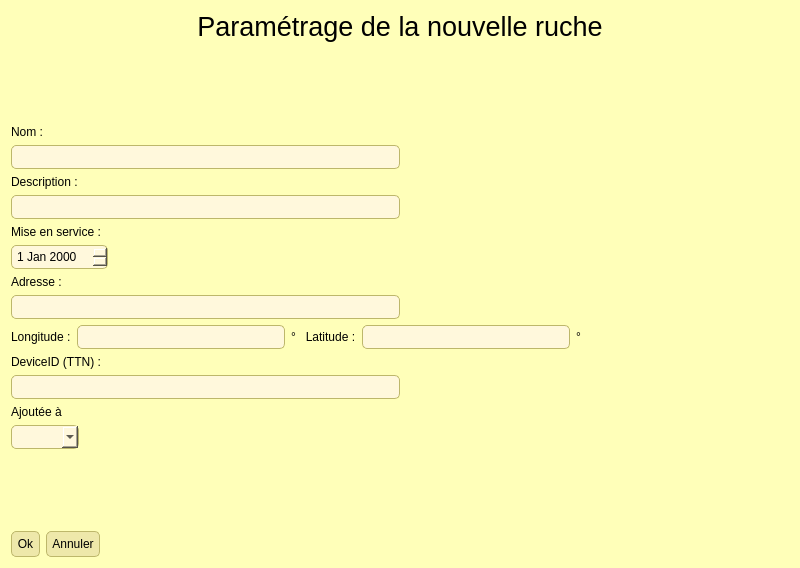
<?xml version="1.0" encoding="UTF-8"?>
<ui version="4.0">
 <class>NouvelleRucheIhm</class>
 <widget class="QDialog" name="NouvelleRucheIhm">
  <property name="geometry">
   <rect>
    <x>0</x>
    <y>0</y>
    <width>800</width>
    <height>568</height>
   </rect>
  </property>
  <property name="windowTitle">
   <string>Dialog</string>
  </property>
  <property name="styleSheet">
   <string notr="true">QWidget#NouvelleRucheIhm
{
	background-color: #FFFFB9;/*#C8A500;*/ /*#FFFFB9;*/ /*#FFC000;*/
	/* background-image: url(:/background.jpg)  cover; */
}
QPushButton {
    background-color: palegoldenrod;
    border-width: 1px;
    border-color: darkkhaki;
    border-style: solid;
    border-radius: 5;
    padding: 5px;
    min-width: 9ex;
    min-height: 2.5ex;
}

QPushButton:hover {
   background-color: khaki;
}

/* Increase the padding, so the text is shifted when the button is
   pressed. */
QPushButton:pressed {
    padding-left: 5px;
    padding-top: 5px;
    background-color: #d0d67c;
}

QDateEdit, QComboBox, QLineEdit {
    background-color: cornsilk;
    selection-color: #0a214c; 
    selection-background-color: #C19A6B;
    border-width: 1px;
    padding: 3px;
    border-style: solid;
    border-color: darkkhaki;
    border-radius: 5px;
}

QLineEdit:focus {
    border-width: 2px;
    padding: 0px;
}

QComboBox::item:hover {
    background-color: wheat;
}

</string>
  </property>
  <layout class="QVBoxLayout" name="verticalLayout">
   <item>
    <layout class="QVBoxLayout" name="verticalLayoutEnteteFenetre">
     <item>
      <widget class="QLabel" name="labelEnteteFenetre">
       <property name="text">
        <string>&lt;html&gt;&lt;head/&gt;&lt;body&gt;&lt;p&gt;&lt;span style=&quot; font-size:20pt;&quot;&gt;Paramétrage de la nouvelle ruche&lt;/span&gt;&lt;/p&gt;&lt;/body&gt;&lt;/html&gt;</string>
       </property>
       <property name="alignment">
        <set>Qt::AlignCenter</set>
       </property>
       <property name="textInteractionFlags">
        <set>Qt::NoTextInteraction</set>
       </property>
      </widget>
     </item>
    </layout>
   </item>
   <item>
    <spacer name="verticalSpacer_2">
     <property name="orientation">
      <enum>Qt::Vertical</enum>
     </property>
     <property name="sizeHint" stdset="0">
      <size>
       <width>20</width>
       <height>40</height>
      </size>
     </property>
    </spacer>
   </item>
   <item>
    <layout class="QVBoxLayout" name="verticalLayoutZoneDeTexteNom">
     <item>
      <widget class="QLabel" name="labelNom">
       <property name="text">
        <string>Nom :</string>
       </property>
      </widget>
     </item>
    </layout>
   </item>
   <item>
    <layout class="QHBoxLayout" name="horizontalLayout_5">
     <item>
      <widget class="QLineEdit" name="zoneDeTexteNom"/>
     </item>
     <item>
      <spacer name="horizontalSpacer">
       <property name="orientation">
        <enum>Qt::Horizontal</enum>
       </property>
       <property name="sizeHint" stdset="0">
        <size>
         <width>40</width>
         <height>20</height>
        </size>
       </property>
      </spacer>
     </item>
    </layout>
   </item>
   <item>
    <layout class="QVBoxLayout" name="verticalLayoutZoneDeTextePrenom">
     <item>
      <widget class="QLabel" name="labelDescription">
       <property name="text">
        <string>Description :</string>
       </property>
      </widget>
     </item>
    </layout>
   </item>
   <item>
    <layout class="QHBoxLayout" name="horizontalLayout_6">
     <item>
      <widget class="QLineEdit" name="zoneDeTexteDescription"/>
     </item>
     <item>
      <spacer name="horizontalSpacer_3">
       <property name="orientation">
        <enum>Qt::Horizontal</enum>
       </property>
       <property name="sizeHint" stdset="0">
        <size>
         <width>40</width>
         <height>20</height>
        </size>
       </property>
      </spacer>
     </item>
    </layout>
   </item>
   <item>
    <layout class="QVBoxLayout" name="verticalLayoutZoneDeTexteEmail">
     <item>
      <widget class="QLabel" name="labelDateMiseEnService">
       <property name="text">
        <string>Mise en service :</string>
       </property>
      </widget>
     </item>
    </layout>
   </item>
   <item>
    <layout class="QHBoxLayout" name="horizontalLayout_7">
     <item>
      <widget class="QDateEdit" name="dateEditMiseEnService"/>
     </item>
     <item>
      <spacer name="horizontalSpacer_5">
       <property name="orientation">
        <enum>Qt::Horizontal</enum>
       </property>
       <property name="sizeHint" stdset="0">
        <size>
         <width>40</width>
         <height>20</height>
        </size>
       </property>
      </spacer>
     </item>
    </layout>
   </item>
   <item>
    <layout class="QHBoxLayout" name="horizontalLayout_2">
     <property name="topMargin">
      <number>0</number>
     </property>
     <item>
      <widget class="QLabel" name="labelAdresse">
       <property name="text">
        <string>Adresse :</string>
       </property>
      </widget>
     </item>
    </layout>
   </item>
   <item>
    <layout class="QHBoxLayout" name="horizontalLayout_3">
     <property name="topMargin">
      <number>0</number>
     </property>
     <item>
      <widget class="QLineEdit" name="zoneDeTexteAdresse"/>
     </item>
     <item>
      <spacer name="horizontalSpacer_6">
       <property name="orientation">
        <enum>Qt::Horizontal</enum>
       </property>
       <property name="sizeHint" stdset="0">
        <size>
         <width>40</width>
         <height>20</height>
        </size>
       </property>
      </spacer>
     </item>
    </layout>
   </item>
   <item>
    <layout class="QVBoxLayout" name="verticalLayoutLabelLocalisation">
     <item>
      <layout class="QHBoxLayout" name="horizontalLayout">
       <property name="topMargin">
        <number>0</number>
       </property>
       <item>
        <widget class="QLabel" name="labelLongitude">
         <property name="text">
          <string>Longitude :</string>
         </property>
        </widget>
       </item>
       <item>
        <widget class="QLineEdit" name="zoneDeTexteLongitude"/>
       </item>
       <item>
        <widget class="QLabel" name="labelLatitude">
         <property name="text">
          <string>°   Latitude :</string>
         </property>
        </widget>
       </item>
       <item>
        <widget class="QLineEdit" name="zoneDeTexteLatitude"/>
       </item>
       <item>
        <widget class="QLabel" name="labelUniteDegre">
         <property name="text">
          <string>°</string>
         </property>
        </widget>
       </item>
       <item>
        <spacer name="horizontalSpacer_8">
         <property name="orientation">
          <enum>Qt::Horizontal</enum>
         </property>
         <property name="sizeHint" stdset="0">
          <size>
           <width>40</width>
           <height>20</height>
          </size>
         </property>
        </spacer>
       </item>
      </layout>
     </item>
    </layout>
   </item>
   <item>
    <layout class="QHBoxLayout" name="horizontalLayout_4">
     <property name="topMargin">
      <number>0</number>
     </property>
     <item>
      <widget class="QLabel" name="labelDeviceID">
       <property name="text">
        <string>DeviceID (TTN) :</string>
       </property>
      </widget>
     </item>
    </layout>
   </item>
   <item>
    <layout class="QHBoxLayout" name="horizontalLayoutBoutonConnection">
     <property name="topMargin">
      <number>0</number>
     </property>
     <item>
      <widget class="QLineEdit" name="zoneDeTexteDeviceID"/>
     </item>
     <item>
      <spacer name="horizontalSpacer_9">
       <property name="orientation">
        <enum>Qt::Horizontal</enum>
       </property>
       <property name="sizeHint" stdset="0">
        <size>
         <width>40</width>
         <height>20</height>
        </size>
       </property>
      </spacer>
     </item>
    </layout>
   </item>
   <item>
    <layout class="QHBoxLayout" name="horizontalLayout_9">
     <property name="topMargin">
      <number>0</number>
     </property>
     <item>
      <widget class="QLabel" name="labelAjout">
       <property name="text">
        <string>Ajoutée à</string>
       </property>
      </widget>
     </item>
    </layout>
   </item>
   <item>
    <layout class="QHBoxLayout" name="horizontalLayout_8">
     <property name="topMargin">
      <number>0</number>
     </property>
     <item>
      <widget class="QComboBox" name="comboBoxListeAppID"/>
     </item>
     <item>
      <spacer name="horizontalSpacer_2">
       <property name="orientation">
        <enum>Qt::Horizontal</enum>
       </property>
       <property name="sizeHint" stdset="0">
        <size>
         <width>40</width>
         <height>20</height>
        </size>
       </property>
      </spacer>
     </item>
    </layout>
   </item>
   <item>
    <spacer name="verticalSpacer">
     <property name="orientation">
      <enum>Qt::Vertical</enum>
     </property>
     <property name="sizeHint" stdset="0">
      <size>
       <width>20</width>
       <height>40</height>
      </size>
     </property>
    </spacer>
   </item>
   <item>
    <layout class="QHBoxLayout" name="horizontalLayoutBoutonOk">
     <item>
      <widget class="QPushButton" name="boutonOk">
       <property name="text">
        <string>Ok</string>
       </property>
      </widget>
     </item>
     <item>
      <widget class="QPushButton" name="boutonAnnuler">
       <property name="text">
        <string>Annuler</string>
       </property>
      </widget>
     </item>
     <item>
      <spacer name="horizontalSpacer_4">
       <property name="orientation">
        <enum>Qt::Horizontal</enum>
       </property>
       <property name="sizeType">
        <enum>QSizePolicy::MinimumExpanding</enum>
       </property>
       <property name="sizeHint" stdset="0">
        <size>
         <width>80</width>
         <height>20</height>
        </size>
       </property>
      </spacer>
     </item>
    </layout>
   </item>
  </layout>
 </widget>
 <resources/>
 <connections/>
</ui>
